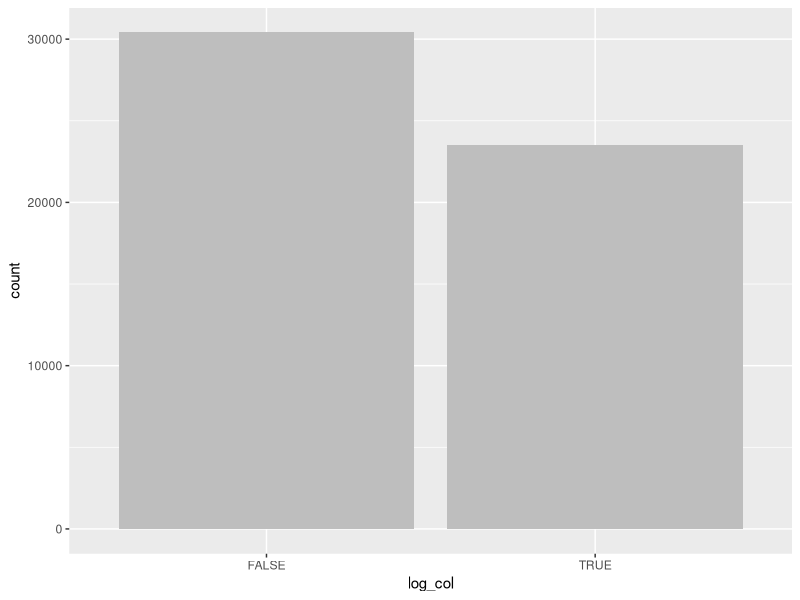

Reproduce this figure in R.
## ---- chunk 1
#Question1 This function takes a dataframe as an input and  adds a logical column to the diamonds, this column containing TRUE or FALSE that would be 53,490 rows long and the ratio of TRUE and FALSE would equal the ratio of 1's and 0's in the mtcars variable.  

require(ggplot2)#load ggplot2 package
require(grid) #load grid package
data(diamonds)
data(mtcars)

log_col<-c()
#create a vairable called log_col and make it empty
ratio1 = length(mtcars$vs[mtcars$vs==1])/length(mtcars$vs)
 #Calculate the ratio of 1 in the mtcars$vs variable, store it in ratio1
numbers<-runif(nrow(diamonds),0,1)
# I searched for the method of random distribution in R and choose runif, use runif to randomly input 0 and 1 into nums based on ratio1.
for(i in 1:(nrow(diamonds))){# go through from the first one to the last one in nrow(diamonds)
  if(numbers[i]<=ratio1){#check if nums[i] equals to 1
    log_col[i]=TRUE   #if trail[i] equals to 1, then it's true in log_col[i]
  }   
   else{
     log_col[i]=FALSE#if log_col[i] not equal to 1, then put it FALSE in log_col[i]
   }
 }
  diamonds1<-data.frame(diamonds,log_col)
  
  
#Question2
#This question is similar to the Question 1 in HW5, so use the same method.This function takes a dataframe as an input and returns a new dataframe which has the all the factor and logical columns of the old dataframe as an output.
#Parameters: the input dataframe 


Extract_all <- function(dataframe){
  #create a function called Extract_all,and an input dataframe is stored in it.
  newfactor <- dataframe[sapply(dataframe, is.factor)]#use is.factor function in sapply  to check each column in dataframe, then return True if the column is factor and otherwise False 
  newlogical<- dataframe[sapply(dataframe, is.logical)]
  #use is.logical function in sapply  to check each column in dataframe, then return True if the column is logical and otherwise False 
  newdataframe<-data.frame(newfactor,newlogical)
  #create a variable called newdataframe which contains all the factors and logical columns
  return(newdataframe)}
#Test the function
print(Extract_all(diamonds1))
head(Extract_all(diamonds1))#use head function
str(Extract_all(diamonds1))#present the structure of new data frame

#Question3 This function takes a dataframe as an input and returns a bar graph  for factors and logical variables.


for(i in 1:ncol(Extract_all(diamonds1))){
  #use for loop to go through each one in the factor and  logical columns of extract_all(diamonds1)).
  bargraph <- ggplot(Extract_all(diamonds1),aes_string(colnames(Extract_all(diamonds1)[i]))) + geom_bar(fill="grey")
}
  #create a variable called bargraph,using ggplot to plot the graph,use column names by the aes_string(). Then each column name will be used to label our x axis.  Then fill the bar graph with grey color.
  bargraph  #print our bargraph




#Question4 This function takes a dataframe as an input and  returns a list of frequency tables for each catogorical and logical variables as an output.

n<-list(table(Extract_all(diamonds1)[1]),table(Extract_all(diamonds1)[2]),table(Extract_all(diamonds1)[3]),table(Extract_all(diamonds1)[4]))
#create a list containing 4 tables.  use the columns index number to access to each column.




